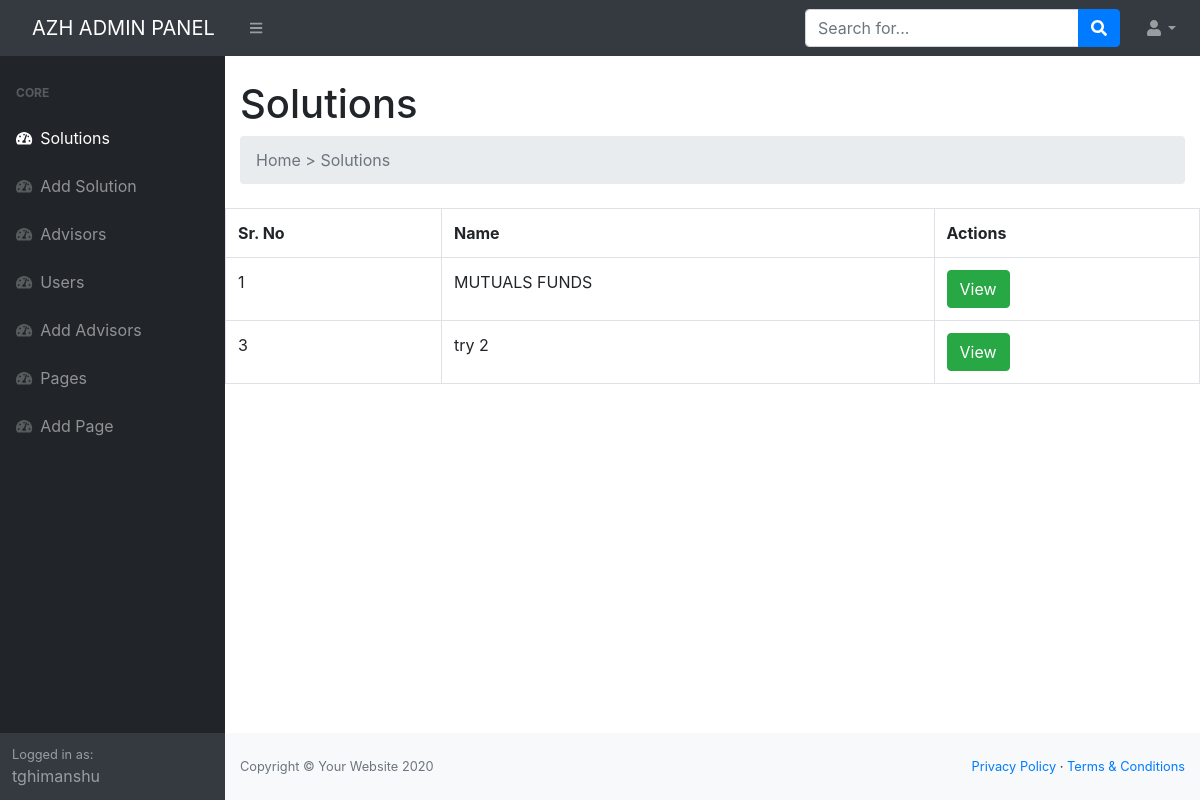
The page /admin/index.php (signed in) on the database its author committed.
### tables this page shows
CREATE TABLE `solutions` (
  `id` int(11) NOT NULL,
  `name` varchar(200) NOT NULL,
  `description` text NOT NULL,
  `faq_questions` text NOT NULL,
  `faq_answers` text NOT NULL
);

### admin/index.php (the view, shortened to what this page needs)
<?php include('header.php') ?>
<?php
$results = mysqli_query($conn, "SELECT * FROM solutions;");
?>
<table class="table table-bordered container">
    <tr>
        <th>Sr. No</th>
        <th>Name</th>
        <th>Actions</th>
    </tr>
        <?php
            while($solution = mysqli_fetch_assoc($results)):
        ?>
        <tr>
            <td><?php echo $solution['id'] ?></td>
            <td><?php echo $solution['name'] ?></td>
            <td>
                <a href="../solutions.php?id=<?php echo $solution['id'] ?>" class="btn btn-success">View</a>
            </td>
        </tr>
        <?php endwhile; ?>
    </table>
<?php include('footer.php') ?>

### rows shown on the page
solutions: id "1", name "MUTUALS FUNDS"
solutions: id "3", name "try 2"

### other values the page prints
$username "tghimanshu"
explode('|',$title)[0] "Solutions"
